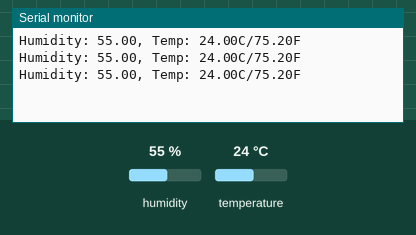
Simulated run of this sketch. Board: Arduino Uno, built with avr-gcc and run on an emulated ATmega328P. On the bench: the last lines printed to the serial monitor. The test bench sets the inputs (shaded band); at power-on: humidity 55 %, temperature 24 °C.

Above: at 1.7 s.
1.8 s: humidity set to 22 %
At 3.0 s:
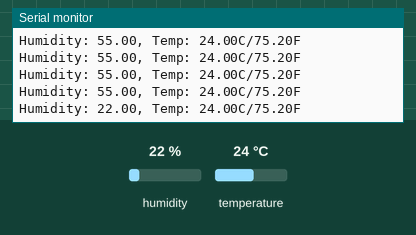
4.5 s: temperature set to 12 °C
At 5.0 s:
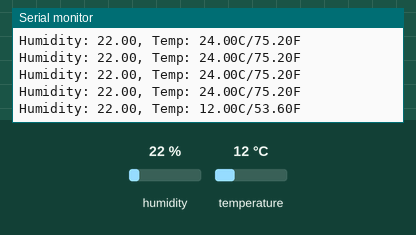
7.2 s: humidity set to 40 %
At 7.2 s:
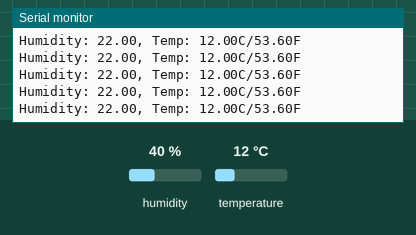
Timing chart, 0 to 10.2 s (numbered marks = the images above; inputs shaded):
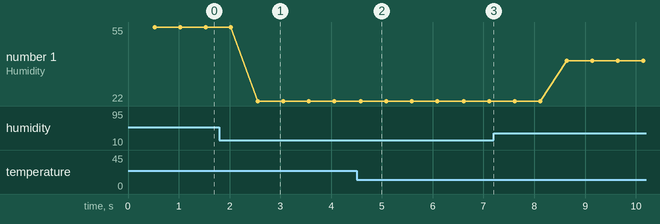

Measured:
- after the input at 1.8 s, the serial monitor: prints a new line after 0.75 s (image 1)
- after the input at 4.5 s, the serial monitor: prints a new line after 0.08 s (image 2)
- plotted number 1: 55 → 22 after the input at 1.8 s, 22 → 40 after the input at 7.2 s

The sketch:

arduino_tutorial_50.ino
```cpp
/*
 * Tutorial 50 How to Connect and Use the DHT11 Temperature and Humidity Sensor
 * https://youtu.be/-AvF2TsB2GI
 */
#include <DHT.h>

#define Type DHT11

const int baudRate = 9600;
const int dt = 500; // delaytime

const int sensePin = 2;
DHT HT(sensePin, Type);
float humidity;
float tempC;
float tempF;

void setup() {
  // put your setup code here, to run once:
  Serial.begin(baudRate);
  HT.begin();
  delay(dt);
}

void loop() {
  // put your main code here, to run repeatedly:
  humidity = HT.readHumidity();
  tempC = HT.readTemperature();
  tempF = HT.readTemperature(true);

  Serial.print("Humidity: ");
  Serial.print(humidity);
  Serial.print(", Temp: ");
  Serial.print(tempC);
  Serial.print("C/");
  Serial.print(tempF);
  Serial.println("F");
  delay(dt);
}
```
